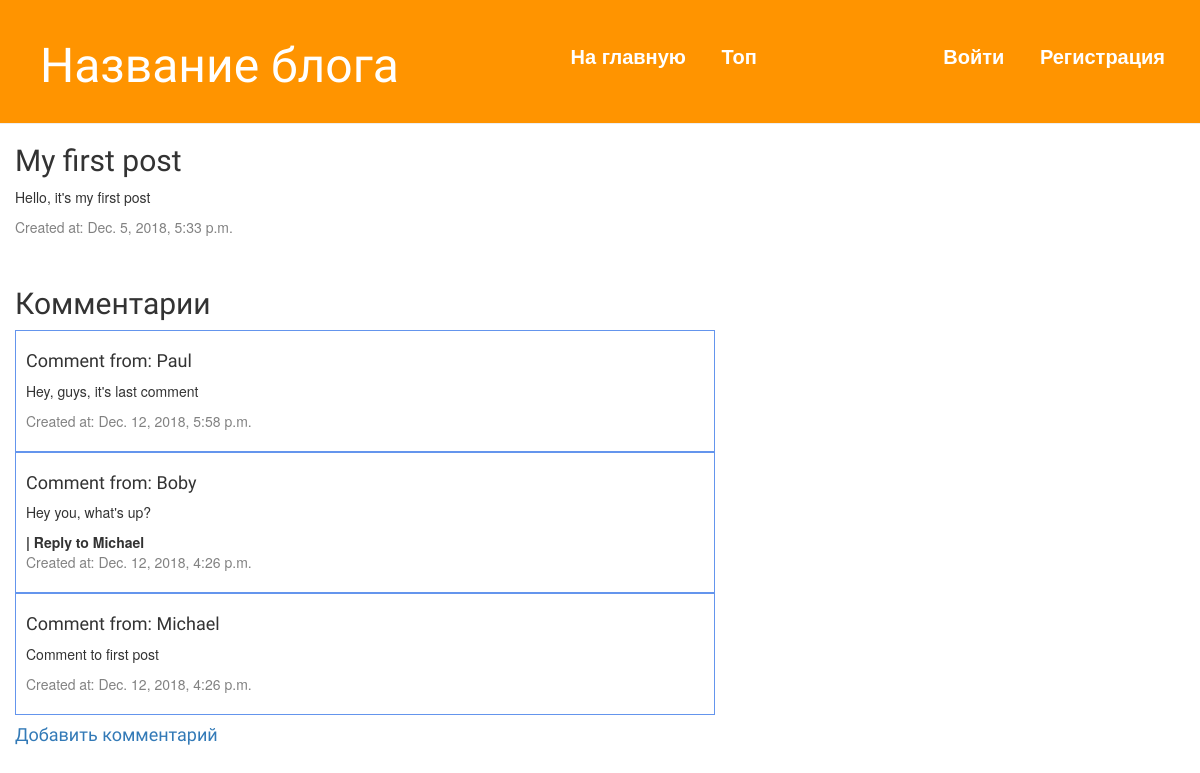
The app's page /post/1/ with its own data.
### blog/models.py (models this page shows, shortened)
class Post(models.Model):
    theme = models.CharField(u'Тема', max_length=255)
    text = models.TextField(u'Текст Поста')
    creation_date = models.DateTimeField(u'Дата создания', auto_now_add=True)
    is_hidden = models.BooleanField(default=False)

class Comment(models.Model):
    post = models.ForeignKey(Post, on_delete=models.PROTECT)
    author = models.CharField(u'Автор', max_length=255)
    text = models.TextField(u'Текст')
    reply_to = models.ForeignKey('blog.Comment', null=True, blank=True, on_delete=models.PROTECT)
    creation_date = models.DateTimeField(u'Дата создания', auto_now_add=True)

### blog/views.py (the view)
# urls.py: path(r'post/<int:pk>/', views.post_detail, name='post_detail'),
def post_detail(request, pk):
    post = get_object_or_404(Post, pk=pk)
    comments = Comment.objects.filter(post=pk)
    comments = comments.order_by('creation_date').reverse()
    return render(request, 'post_detail.html', {'post': post, 'comments': comments})

### blog/templates/post_detail.html
{% extends 'base.html' %}
{% block content %}
<div style="margin: 15">
<div class="post">
	<h2>{{ post.theme }}</h2>
	<p>{{ post.text|linebreaksbr }}</p>
	<div class="date">
		<p>Created at: {{ post.creation_date }}</p>
	</div>
</div>
<div>
	<h2>Комментарии</h2>
	{% for comment in comments %}
		<div class="comment">
			<h4> Comment from: {{comment.author}} </h4>
			<p>{{ comment.text }}</p>
			{% if comment.reply_to %}
				<b>| Reply to {{ comment.reply_to.author }}</b>
			{% endif %}
			<div class="date">
				<p>Created at: {{ comment.creation_date }}</p>
			</div>
		</div>
	{% empty %}
		<p>No comments here yet :(</p>
	{% endfor %}
</div>
<div>
	<a href="/post/{{ post.pk }}/comment_add/" type="button"><h4>Добавить комментарий</h4></a>
</div>
</div>
{% endblock %}

### blog/templates/base.html (shortened to what this page needs)
{% load static %}
<html>
<head>
	<link rel="stylesheet" href="//maxcdn.bootstrapcdn.com/bootstrap/3.2.0/css/bootstrap.min.css">
	<link rel="stylesheet" href="//maxcdn.bootstrapcdn.com/bootstrap/3.2.0/css/bootstrap-theme.min.css">
	<link rel="stylesheet" href="{% static 'css/header.css' %}">
</head>
<body>
	<header>
		<div class="page-header">
			<div class="header-left">
					<h1>Название блога</h1>
			</div>
			<div class="header-center">
				<ul>
					<li><a href="/">На главную</a></li>
					<li><a href="#">Топ</a></li>
				</ul>
			</div>
			<div class="header-center">
				{% if user.is_authenticated %}
					<ul>
						<li><a href="#">Профиль</a></li>
						<li><a href="/accounts/logout/">Выйти</a></li>
					</ul>
				{% else %}
					<ul>
						<li><a href="/accounts/login/">Войти</a></li>
						<li><a href="#">Регистрация</a></li>
					</ul>
				{% endif %}
			</div>
		</div>
	</header>
	{% block content %}
	{% endblock %}
</body>
</html>

### blog/static/css/header.css (style rules this page uses)
.page-header { background-color: #ff9400; margin-top: 0; padding: 20px 20px 20px 40px; display: flex; justify-content: space-between; align-items: center; }
.header-left { font: normal 28px 'Fugaz One', cursive; }
.header-center { font-size: 20px; }
.header-center ul { list-style: none; }
.header-center ul li { display: inline-block; margin: 0 15px; }
.header-center ul li a { text-decoration: none; color: #fff; cursor: pointer; font-weight: bold; }
.page-header h1, .page-header h1 a, .page-header h1 a:visited, .page-header h1 a:active { color: #ffffff; font-size: 36pt; text-decoration: none; }
h1, h2, h3, h4 { font-family: 'Lobster', cursive; }
.date { color: #828282; }
.post { margin-bottom: 50px; }
.comment { padding: 10px; width: 700px; border: 1px solid cornflowerblue; }

### records on screen
Post: theme "My first post", text "Hello, it's my first post", creation_date "Dec. 5, 2018, 5:33 p.m."
Comment: author "Paul", text "Hey, guys, it's last comment", creation_date "Dec. 12, 2018, 5:58 p.m."
Comment: author "Boby", text "Hey you, what's up?", reply_to.author "Michael", creation_date "Dec. 12, 2018, 4:26 p.m."
Comment: author "Michael", text "Comment to first post", creation_date "Dec. 12, 2018, 4:26 p.m."
